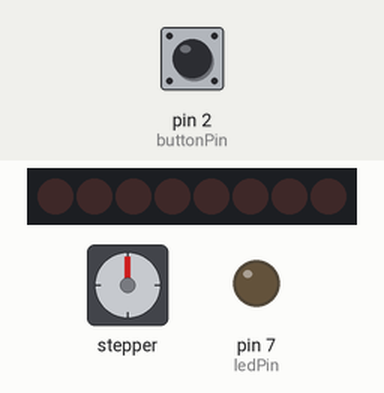
Recording of a sketch running on a simulated Arduino Uno, built with avr-gcc and run on an emulated ATmega328P. Shown: 8 shift-register outputs drawn as a row of LEDs (first output left, lit = HIGH), stepper motor, output pins drawn as LEDs (lit = HIGH). Wiring (inferred from the names in the program): shift register (74HC595): data pin 3; shift clock pin 12; latch pin 4. Wiring (inferred from the signals the program sends): row of LEDs: on Q0, Q1, Q2, Q3, Q4, Q5, Q6, Q7. The inputs (shaded band) are chosen by the test bench; at power-on: pin 2 (buttonPin) LOW. Stepper angles assume 2048 steps per turn; pins used as bus, display or sensor lines are not drawn.

Above: at 1.2 s.
1.3 s: pin 2 (buttonPin) pulled HIGH for 1 s
At 1.45 s:
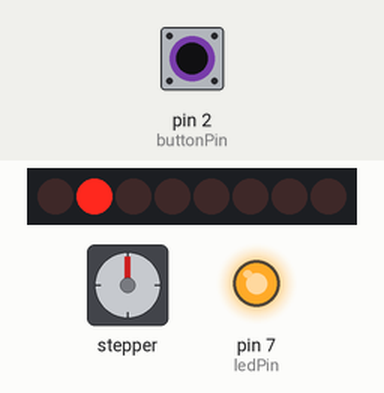
3.8 s: pin 2 (buttonPin) pulled HIGH for 3.2 s
At 7.8 s:
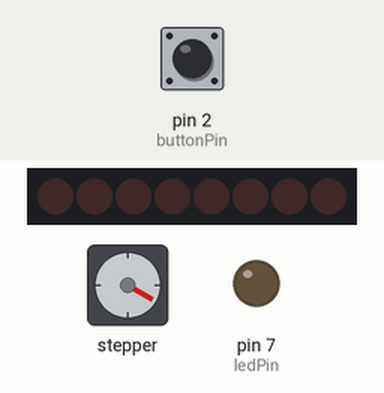
8.5 s: pin 2 (buttonPin) pulled HIGH for 0.15 s
At 9.7 s:
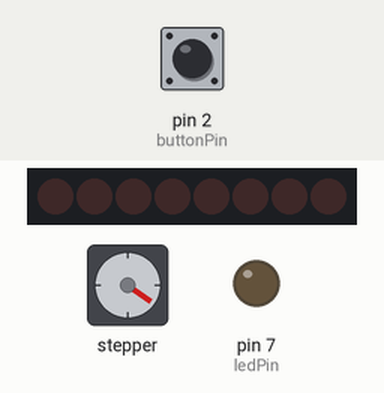
10.1 s: pin 2 (buttonPin) pulled HIGH for 1 s
At 12.2 s:
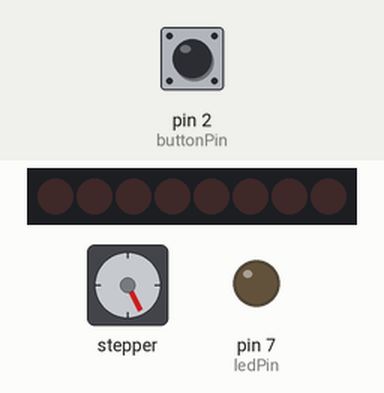
12.6 s: pin 2 (buttonPin) pulled HIGH for 3.2 s
At 16.9 s:
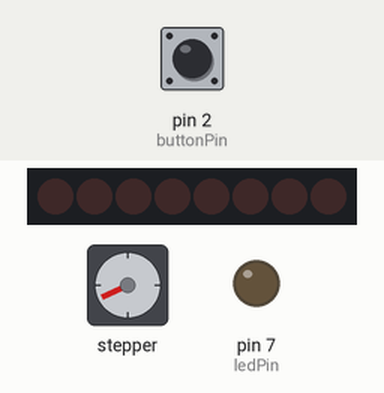
17.3 s: pin 2 (buttonPin) pulled HIGH for 1 s
At 18.9 s:
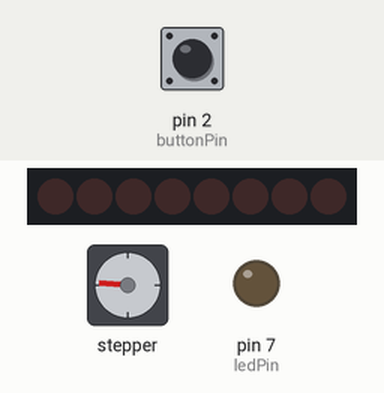
Timing chart, 0 to 20.4 s (numbered marks = the images above; inputs shaded):
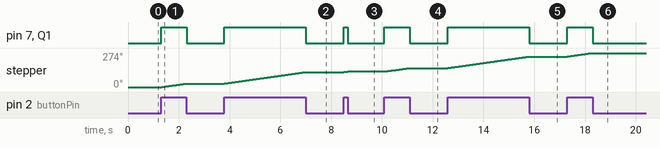

The sketch:

sketch_aug20a.ino
```cpp
/* Example sketch to control a 28BYJ-48 stepper motor with ULN2003 driver board and Arduino UNO. More info: https://www.makerguides.com */
#include <Stepper.h>

const int stepsPerRevolution = 2048;
const int buttonPin = 2;
const int ledPin =  7;
const int extensionLedPin = 1;

//Pin connected to ST_CP of 74HC595
int latchPin = 4;
//Pin connected to SH_CP of 74HC595
int clockPin = 12;
////Pin connected to DS of 74HC595
int dataPin = 3;

int buttonState = 1;
int previousState = 1;

Stepper myStepper = Stepper(stepsPerRevolution, 8, 10, 9, 11);

void setup() {
  myStepper.setSpeed(5);
  pinMode(buttonPin, INPUT);
  pinMode(ledPin, OUTPUT);
  pinMode(latchPin, OUTPUT);
  pinMode(clockPin, OUTPUT);
  pinMode(dataPin, OUTPUT);

  Serial.begin(9600);
}

void loop() {
  buttonState = digitalRead(buttonPin);

//  digitalWrite(1, HIGH);
//  digitalWrite(5, HIGH);

  if (buttonState == HIGH) {
    digitalWrite(ledPin, HIGH);
    registerWrite(extensionLedPin, HIGH);
    myStepper.step(1);
  } else {
    digitalWrite(ledPin, LOW);
    registerWrite(extensionLedPin, LOW);
  }
}

void registerWrite(int whichPin, int whichState) {
  byte bitsToSend = 0;
  digitalWrite(latchPin, LOW);
  bitWrite(bitsToSend, whichPin, whichState);
  shiftOut(dataPin, clockPin, MSBFIRST, bitsToSend);
  digitalWrite(latchPin, HIGH);
}
```

Measured:
- after the input at 1.3 s, pin 7 (ledPin), Q1: LOW → HIGH at once, → LOW 1.0 s later; stepper: turns 28° clockwise in 0.94 s, starting at once
- after the input at 3.8 s, pin 7 (ledPin), Q1: LOW → HIGH at once, → LOW 3.2 s later; stepper: turns 92° clockwise in 3.2 s, starting at once
- after the input at 10.1 s, pin 7 (ledPin), Q1: LOW → HIGH at once, → LOW 1.0 s later; stepper: turns 28° clockwise in 0.94 s, starting at once
- after the input at 12.6 s, pin 7 (ledPin), Q1: LOW → HIGH at once, → LOW 3.2 s later; stepper: turns 92° clockwise in 3.2 s, starting at once
- after the input at 17.3 s, pin 7 (ledPin), Q1: LOW → HIGH at once, → LOW 1.0 s later; stepper: turns 29° clockwise in 0.97 s, starting at once
